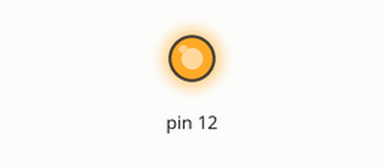
Simulated run of this program. Board: Raspberry Pi (header pin numbers). On the bench: output pins drawn as LEDs (lit = HIGH). At 8.0 s the program stops and its outputs stay as they are.

Above: at 0.3 s.
At 7.9 s:
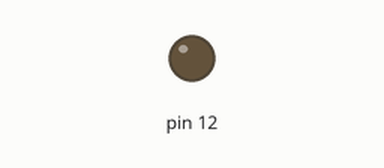
Timing chart, 0 to 9.4 s (numbered marks = the images above):
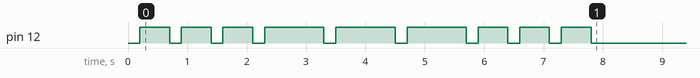

The program:

ledContoller.py
```python
import RPi.GPIO as GPIO
import time

def ledOn(port, t):
	GPIO.output(port ,1)
	time.sleep(t)
	ledOff(port)

def ledOff(port):
	GPIO.output(port, 0)
	time.sleep(0.2)

GPIO.setmode(GPIO.BOARD)
GPIO.setup(12, GPIO.OUT)
ledOff(12);

ledOn(12, 0.5)
ledOn(12, 0.5)
ledOn(12, 0.5)
ledOn(12, 1)
ledOn(12, 1)
ledOn(12, 1)
ledOn(12, 0.5)
ledOn(12, 0.5)
ledOn(12, 0.5)

GPIO.cleanup()
```

Measured:
- by itself, pin 12: LOW → HIGH at 0.20 s, → LOW 0.50 s later, → HIGH 0.20 s later, → LOW 0.50 s later, … (18 changes in this stretch)
